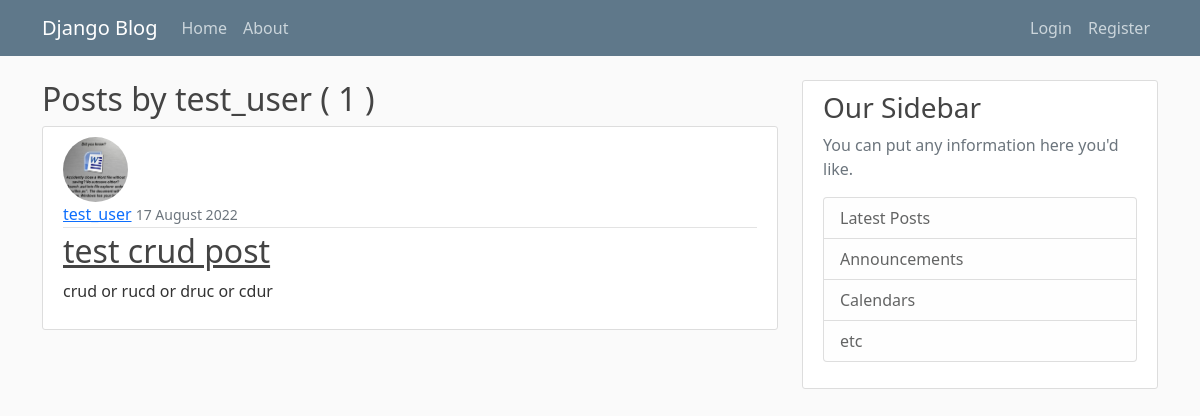
The app's page /user/test_user/, older data.
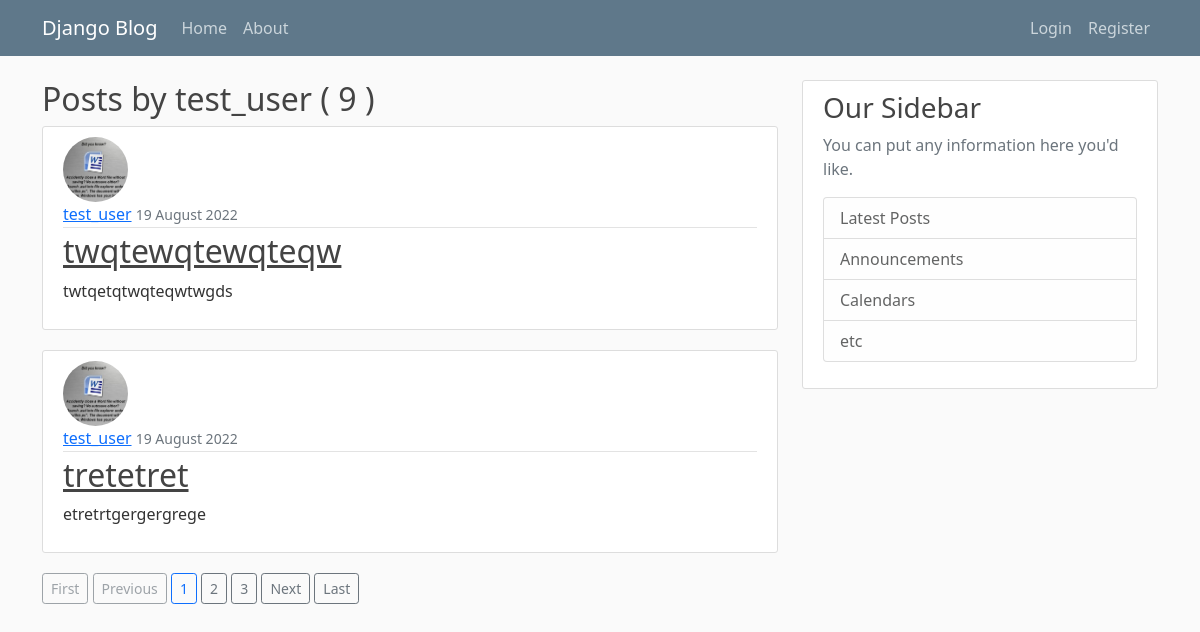
The same page, newer data.
### blog/models.py (models this page shows, shortened)
class Post(models.Model):
    title = models.CharField(max_length=100)
    content = models.TextField()
    date_posted = models.DateTimeField(default=timezone.now)
    author = models.ForeignKey(User,on_delete=models.CASCADE)

### users/models.py (models this page shows, shortened)
class Profile(models.Model):
    user = models.OneToOneField(User,on_delete=models.CASCADE)
    image = models.ImageField(upload_to='profile-pics',default='default.jpg')

### blog/views.py (the view)
# urls.py: path('user/<str:username>/',UsersPostListView.as_view(),name='user-posts'),
class UsersPostListView(ListView):
    model = Post
    template_name = 'blog/users_post.html'
    context_object_name = 'posts'
    ordering = ['-date_posted']
    paginate_by: int = 2
    def get_queryset(self):
        user = get_object_or_404(User,username=self.kwargs.get('username'))
        return Post.objects.filter(author=user).order_by('-date_posted')

### blog/templates/blog/users_post.html (shortened to what this page needs)
{% extends "blog/base.html" %}
{% block content %}
    <h2> Posts by {{ view.kwargs.username }} ( {{ page_obj.paginator.count }} )  </h2>
    {% for post in posts %}
      <article class="media content-section">
        <div class="media-body">
          <div>
            <img class="rounded-circle article-img" src="{{ post.author.profile.image.url }}">
          </div>
          <div class="article-metadata">
            <a class="mr-2" href="{% url 'user-posts' post.author.username %}">{{ post.author }}</a>
            <small class="text-muted">{{ post.date_posted|date:"d F Y" }}</small>
          </div>
          <h2><a class="article-title" href="{% url 'post-detail' post.id %}">{{ post.title }}</a></h2>
          <p class="article-content">{{ post.content }}</p>
        </div>
      </article>
    {% endfor %}
    {% if is_paginated %}
      {% if page_obj.has_previous %}
        <a href='?page=1' class='btn btn-outline-secondary btn-sm'>First</a>
        <a href='?page={{ page_obj.previous_page_number }}' class='btn btn-outline-secondary btn-sm'>Previous</a>
      {% else %}
        <a href='#' class='btn btn-outline-secondary btn-sm disabled'>First</a>
        <a href='#' class='btn btn-outline-secondary btn-sm disabled'>Previous</a>
      {% endif %}
      {% for page in page_obj.paginator.page_range %}
        {% if page >= page_obj.number|add:"-2" and page < page_obj.number %}
          <a href='?page={{ page }}' class='btn btn-outline-secondary btn-sm'>{{ page }}</a>
        {% comment %} if current iteration is less than current page num + 2 {% endcomment %}
        {% elif page <= page_obj.number|add:"2" and page > page_obj.number %}
          <a href='?page={{ page }}' class='btn btn-outline-secondary btn-sm'>{{ page }}</a>
        {% elif page == page_obj.number %}
          <a href='?page={{ page }}' class='btn btn-outline-primary btn-sm'>{{ page }}</a>
        {% endif %}
      {% endfor%}
      {% if page_obj.has_next %}
        <a href='?page={{ page_obj.next_page_number }}' class='btn btn-outline-secondary btn-sm'>Next</a>
        <a href='?page={{ page_obj.paginator.num_pages }}' class='btn btn-outline-secondary btn-sm'>Last</a>
      {% else %}
        <a href='#' class='btn btn-outline-secondary btn-sm disabled'>Next</a>
        <a href='#' class='btn btn-outline-secondary btn-sm disabled'>Last</a>
      {% endif %}
    {% endif %}
{% endblock content %}

### blog/templates/blog/base.html (shortened to what this page needs)
{% load static %}
<!DOCTYPE html>
<html lang="en">
  <head>
    <link href="https://cdn.jsdelivr.net/npm/bootstrap@5.0.2/dist/css/bootstrap.min.css" rel="stylesheet">
    <link rel="stylesheet" type="text/css" href="{% static 'blog/main.css' %}" >
  </head>
  <body>
    <header class="site-header">
        <nav class="navbar navbar-expand-md navbar-dark bg-steel fixed-top">
          <div class="container">
            <a class="navbar-brand mr-4" href="{% url 'blog-home' %}">Django Blog</a>
            <div class="collapse navbar-collapse" id="navbarToggle">
              <div class="navbar-nav">
                <a class="nav-item nav-link" href="{% url 'blog-home' %}">Home</a>
                <a class="nav-item nav-link" href="{% url 'blog-about' %}">About</a>
              </div>
              <div class="navbar-nav ms-auto">
                {% if user.is_authenticated %}
                    <a class="nav-item nav-link" href="{% url 'post-create' %}">Create Post</a>
                    <a class="nav-item nav-link" href="{% url 'users-profile' %}">Profile</a>
                    <a class="nav-item nav-link" href="{% url 'logout' %}">Logout</a>
                {% else %}
                    <a class="nav-item nav-link" href="{% url 'login' %}">Login</a>
                    <a class="nav-item nav-link" href="{% url 'users-register' %}">Register</a>
                {% endif %}
              </div>
            </div>
          </div>
        </nav>
    </header>
    <main role="main" class="container">
        <div class="row">
          <div class="col-md-8">
            {% block content %}{% endblock %}
          </div>
          <div class="col-md-4">
            <div class="content-section">
              <h3>Our Sidebar</h3>
              <p class='text-muted'>You can put any information here you'd like.
                <ul class="list-group">
                  <li class="list-group-item list-group-item-light">Latest Posts</li>
                  <li class="list-group-item list-group-item-light">Announcements</li>
                  <li class="list-group-item list-group-item-light">Calendars</li>
                  <li class="list-group-item list-group-item-light">etc</li>
                </ul>
              </p>
            </div>
          </div>
        </div>
    </main>
  </body>
</html>

### blog/static/blog/main.css (style rules this page uses)
body { background: #fafafa; color: #333333; margin-top: 5rem; }
h1, h2, h3, h4, h5, h6 { color: #444444; }
ul { margin: 0; }
.bg-steel { background-color: #5f788a; }
.site-header .navbar-nav .nav-link { color: #cbd5db; }
.content-section { background: #ffffff; padding: 10px 20px; border: 1px solid #dddddd; border-radius: 3px; margin-bottom: 20px; }
.article-title { color: #444444; }
.article-content { white-space: pre-line; }
.article-img { height: 65px; width: 65px; margin-right: 16px; }
.article-metadata { padding-bottom: 1px; margin-bottom: 4px; border-bottom: 1px solid #e3e3e3 }

Row changes from the older to the newer data that the page shows:
no longer on this page (row unchanged): Post: author.profile.image (picture), author "test_user", date_posted "17 August 2022", title "test crud post", content "crud or rucd or druc or cdur"
added Post: author.profile.image (picture), author "test_user", date_posted "19 August 2022", title "twqtewqtewqteqw", content "twtqetqtwqteqwtwgds"
added Post: author.profile.image (picture), author "test_user", date_posted "19 August 2022", title "tretetret", content "etretrtgergergrege"
Text that changed along with them:
{{ page_obj.paginator.count }}: "1" → "9"
text now shown: "First Previous Next Last"
new list line: "1"
new list line: "2"
new list line: "3"
